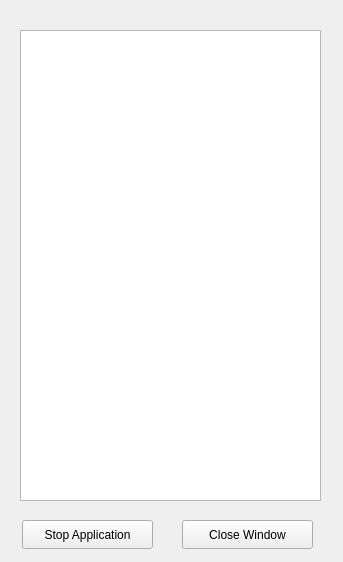
<?xml version="1.0" encoding="UTF-8"?>
<ui version="4.0">
 <class>GUI</class>
 <widget class="QWidget" name="GUI">
  <property name="geometry">
   <rect>
    <x>0</x>
    <y>0</y>
    <width>343</width>
    <height>562</height>
   </rect>
  </property>
  <property name="windowTitle">
   <string>GUI</string>
  </property>
  <widget class="QPushButton" name="close_Pushbutton">
   <property name="geometry">
    <rect>
     <x>182</x>
     <y>520</y>
     <width>131</width>
     <height>29</height>
    </rect>
   </property>
   <property name="text">
    <string>Close Window</string>
   </property>
  </widget>
  <widget class="QListWidget" name="listWidget">
   <property name="geometry">
    <rect>
     <x>20</x>
     <y>30</y>
     <width>301</width>
     <height>471</height>
    </rect>
   </property>
  </widget>
  <widget class="QPushButton" name="quit_Pushbutton_">
   <property name="geometry">
    <rect>
     <x>22</x>
     <y>520</y>
     <width>131</width>
     <height>29</height>
    </rect>
   </property>
   <property name="text">
    <string>Stop Application</string>
   </property>
  </widget>
 </widget>
 <resources/>
 <connections/>
</ui>
